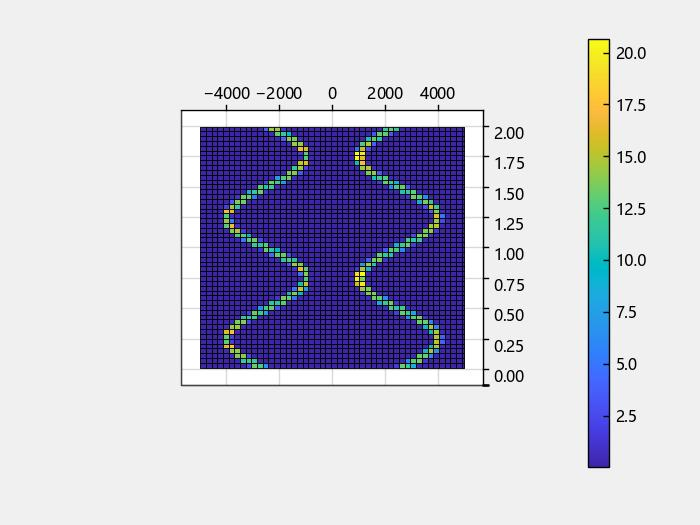

Julia code for this plot:
# 短时傅里叶变换

using TyPlot 
using TyBase
using TySignalProcessing

fs = 10e3
t = 0:1/fs:2
x = vco(sin.(2*pi*t),[0.1 0.4]*fs,fs)

x,f,t = stft(x,fs;Window=kaiser(256,5),OverlapLength=220,FFTLength=512)
T,F = meshgrid2(t,f)
m = surf(F,T,abs.(x))
colorbar(gca(),m)
plt_view(2)
